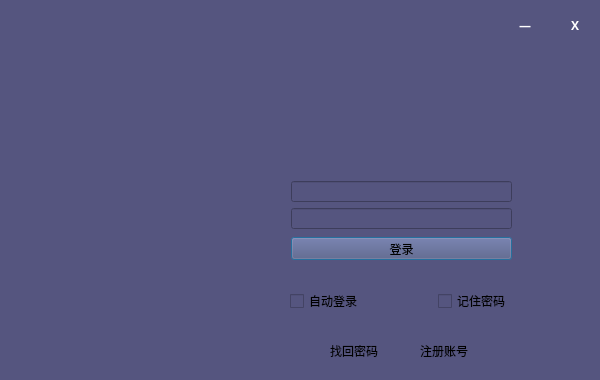
<?xml version="1.0" encoding="UTF-8"?>
<ui version="4.0">
 <class>LoginDialog</class>
 <widget class="QDialog" name="LoginDialog">
  <property name="geometry">
   <rect>
    <x>0</x>
    <y>0</y>
    <width>600</width>
    <height>380</height>
   </rect>
  </property>
  <property name="windowTitle">
   <string>Dialog</string>
  </property>
  <property name="styleSheet">
   <string notr="true">background-color: rgb(85, 85, 127);</string>
  </property>
  <widget class="QLabel" name="label">
   <property name="geometry">
    <rect>
     <x>0</x>
     <y>0</y>
     <width>251</width>
     <height>381</height>
    </rect>
   </property>
   <property name="styleSheet">
    <string notr="true">background-image: url(:/images/bubble_放飞心情_right.png);</string>
   </property>
   <property name="text">
    <string/>
   </property>
   <property name="alignment">
    <set>Qt::AlignCenter</set>
   </property>
  </widget>
  <widget class="QLabel" name="pictureLabel">
   <property name="geometry">
    <rect>
     <x>370</x>
     <y>70</y>
     <width>60</width>
     <height>60</height>
    </rect>
   </property>
   <property name="styleSheet">
    <string notr="true">image: url(:/images/touxiang01.jpg);</string>
   </property>
   <property name="text">
    <string/>
   </property>
   <property name="alignment">
    <set>Qt::AlignCenter</set>
   </property>
  </widget>
  <widget class="QWidget" name="layoutWidget">
   <property name="geometry">
    <rect>
     <x>330</x>
     <y>340</y>
     <width>138</width>
     <height>22</height>
    </rect>
   </property>
   <layout class="QHBoxLayout" name="horizontalLayout">
    <item>
     <widget class="QLabel" name="getPasswordLabel">
      <property name="minimumSize">
       <size>
        <width>0</width>
        <height>0</height>
       </size>
      </property>
      <property name="text">
       <string>找回密码</string>
      </property>
     </widget>
    </item>
    <item>
     <spacer name="horizontalSpacer">
      <property name="orientation">
       <enum>Qt::Horizontal</enum>
      </property>
      <property name="sizeHint" stdset="0">
       <size>
        <width>28</width>
        <height>20</height>
       </size>
      </property>
     </spacer>
    </item>
    <item>
     <widget class="QLabel" name="registerLabel">
      <property name="text">
       <string>注册账号</string>
      </property>
     </widget>
    </item>
   </layout>
  </widget>
  <widget class="QWidget" name="layoutWidget">
   <property name="geometry">
    <rect>
     <x>290</x>
     <y>290</y>
     <width>221</width>
     <height>22</height>
    </rect>
   </property>
   <layout class="QHBoxLayout" name="horizontalLayout_2">
    <item>
     <widget class="QCheckBox" name="autoLoginCheckBox">
      <property name="text">
       <string>自动登录</string>
      </property>
     </widget>
    </item>
    <item>
     <spacer name="horizontalSpacer_2">
      <property name="orientation">
       <enum>Qt::Horizontal</enum>
      </property>
      <property name="sizeHint" stdset="0">
       <size>
        <width>40</width>
        <height>20</height>
       </size>
      </property>
     </spacer>
    </item>
    <item>
     <widget class="QCheckBox" name="remenberCheckBox">
      <property name="text">
       <string>记住密码</string>
      </property>
     </widget>
    </item>
   </layout>
  </widget>
  <widget class="QWidget" name="layoutWidget">
   <property name="geometry">
    <rect>
     <x>291</x>
     <y>181</y>
     <width>221</width>
     <height>48</height>
    </rect>
   </property>
   <layout class="QVBoxLayout" name="verticalLayout">
    <item>
     <widget class="QLineEdit" name="UserNameLineEdit"/>
    </item>
    <item>
     <widget class="QLineEdit" name="PasswordLineEdit"/>
    </item>
   </layout>
  </widget>
  <widget class="QPushButton" name="loginPushButton">
   <property name="geometry">
    <rect>
     <x>291</x>
     <y>237</y>
     <width>221</width>
     <height>23</height>
    </rect>
   </property>
   <property name="text">
    <string>登录</string>
   </property>
  </widget>
  <widget class="MyLabel" name="myLabel">
   <property name="geometry">
    <rect>
     <x>510</x>
     <y>10</y>
     <width>30</width>
     <height>30</height>
    </rect>
   </property>
   <property name="font">
    <font>
     <family>微软雅黑</family>
     <weight>75</weight>
     <bold>true</bold>
    </font>
   </property>
   <property name="styleSheet">
    <string notr="true">QLabel{
  
   color:white;
}
QLabel:hover{
  background-color:rgb(212, 64, 39);
  color:rgb(255, 255, 255);
  border-top-right-radius:4px;
}</string>
   </property>
   <property name="text">
    <string>—</string>
   </property>
   <property name="alignment">
    <set>Qt::AlignCenter</set>
   </property>
  </widget>
  <widget class="MyLabel" name="myLabel_2">
   <property name="geometry">
    <rect>
     <x>560</x>
     <y>10</y>
     <width>30</width>
     <height>30</height>
    </rect>
   </property>
   <property name="font">
    <font>
     <family>微软雅黑</family>
     <weight>75</weight>
     <bold>true</bold>
    </font>
   </property>
   <property name="styleSheet">
    <string notr="true">QLabel{
  
   color:white;
}
QLabel:hover{
  background-color:rgb(212, 64, 39);
  color:rgb(255, 255, 255);
  border-top-right-radius:4px;
}</string>
   </property>
   <property name="text">
    <string>X</string>
   </property>
   <property name="alignment">
    <set>Qt::AlignCenter</set>
   </property>
  </widget>
 </widget>
 <customwidgets>
  <customwidget>
   <class>MyLabel</class>
   <extends>QLabel</extends>
   <header>mylabel.h</header>
  </customwidget>
 </customwidgets>
 <resources/>
 <connections/>
</ui>
